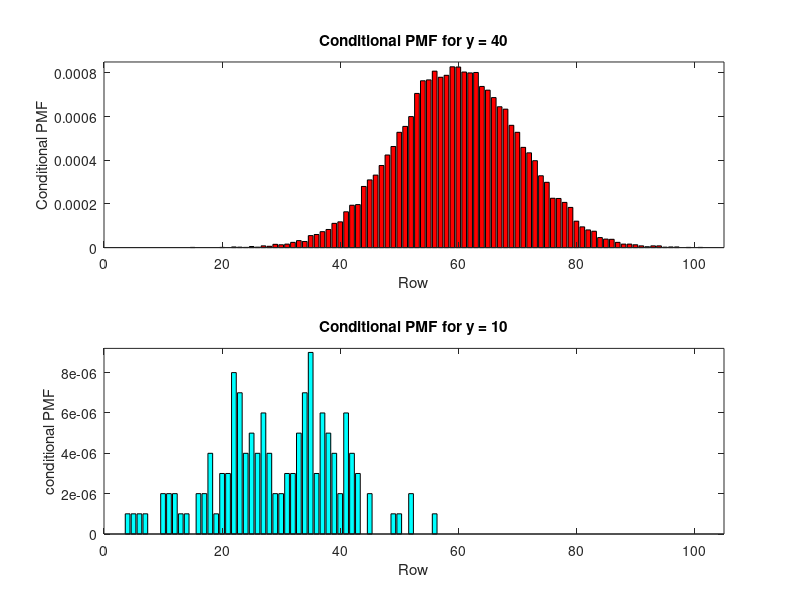

Source code (MATLAB):
% QUESTION 3

% PART 1
load('H.mat')

total = 0;
ytotal_40 = zeros(1,101);
ytotal_10= zeros(1,101);

for i = 20:70
   
  for j = 1:101
      
    total = total +H (i,j) ;
    
  end
end  
% printing the PMF of rows 20 to 70 and all columns within
fprintf('The total PMF between rows 20 and 70 is');
total

% PART 2

%getting CPMF for all rows of column 40
for i =1:101
    
    ytotal_40(i) = H(i,40);
    
end

%getting CPMF for all rows of column 10
for i =1:101
    
    ytotal_10(i) = H(i,10);
    
end

subplot(2,1,1);
bar(ytotal_40,'r');
axis([0,105,0,.00085]);
title('Conditional PMF for y = 40')
xlabel('Row');
ylabel('Conditional PMF');


subplot(2,1,2);
bar(ytotal_10, 'c' );
axis([0,105,0,.0000092]);
title('Conditional PMF for y = 10')
xlabel('Row');
ylabel('conditional PMF');

